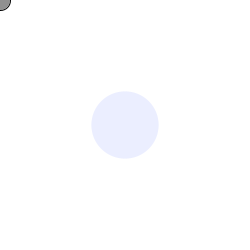
Frame 1 (no input)
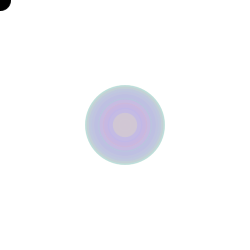
Frame 60 (the mouse pressed at the canvas centre just before this capture)
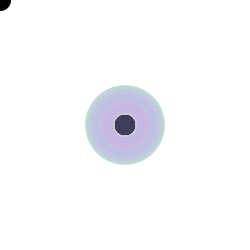
Frame 120 (the mouse held since frame 60 and released just before this capture)

The Processing sketch that drew these frames (run headless with seeded random() and noise(); from frame 60 on, the mouse is pressed at the canvas centre):

// Processing sketch: processing_17174
// ── processing_17174.pde

int counter;
int pNum =16;
public boolean constant = false;
public color [] pop = new color[pNum];
public int inc = 0;
public int [] popx = new int[pNum];
public int [] popy = new int[pNum];

void setup() {  //setup function called initially, only once
  size(250, 250);
  background(255);  //set background white
  colorMode(HSB);   //set colors to Hue, Saturation, Brightness mode
  counter = 0;
}

void draw() {  //draw function loops 

  loopx();
}


void loopx(){


  popx[inc]=mouseX;
 popy[inc]=mouseY;
 

  
  if (!constant)if (inc<pop.length-1)inc++;
 
  if (constant) inc++;
 
  if (inc >pop.length-1)inc=0;
   
 
  if (pmouseX==mouseX && !constant)
  {
    inc=0;
  }
  fill(255,0,0,111);
 ellipse(popx[inc],popy[inc],20,20);
 
  counter++;
  noStroke();
  fill(random(255),100,255,50);
   
  
  if(mousePressed == true) { //add some interaction
    ellipse(mouseX, mouseY, 20, 20);
  }
  else {
    ellipse(width/2, height/2, 80*sin(counter), 80*sin(counter));
  }
}
                
    
